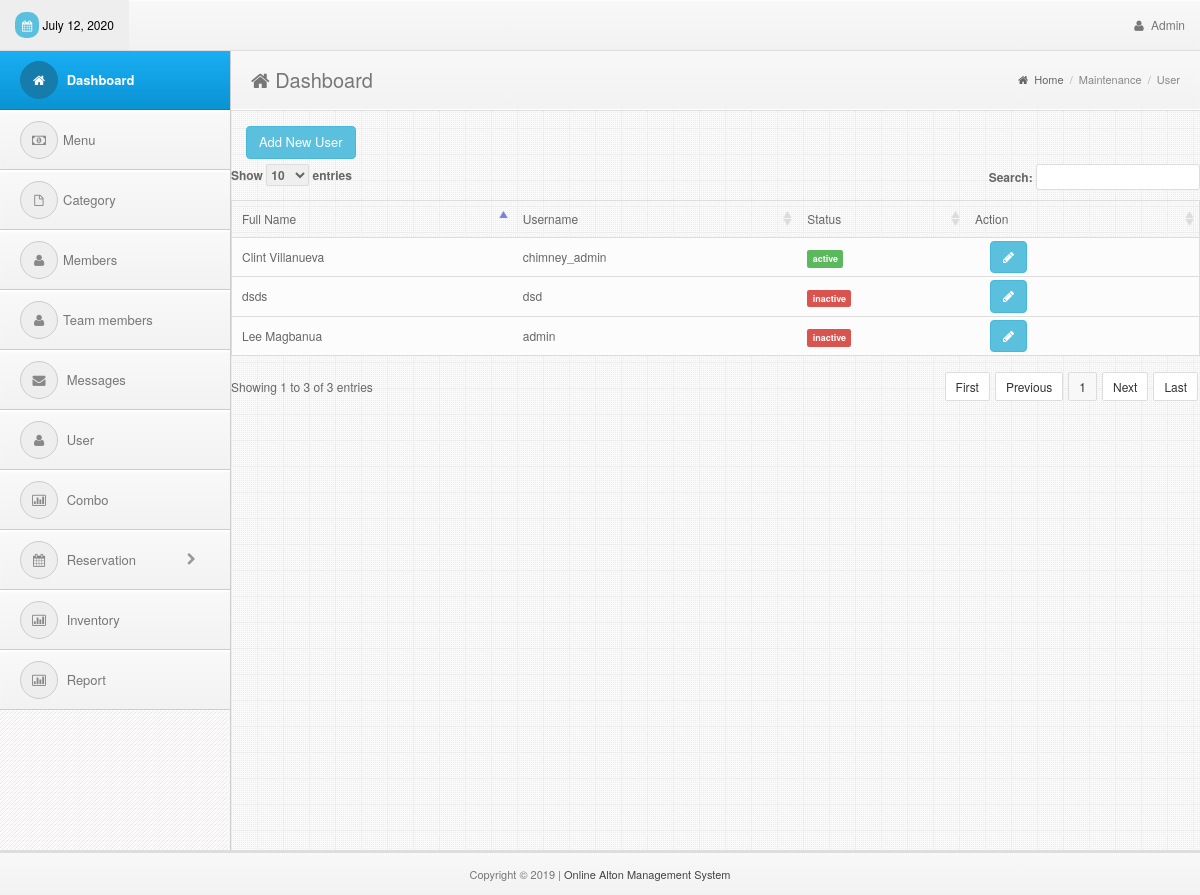
The page /admin/user.php (signed in) on the database its author committed.
### tables this page shows
CREATE TABLE `user` (
  `user_id` int(11) NOT NULL AUTO_INCREMENT,
  `full_name` varchar(50) NOT NULL,
  `username` varchar(15) NOT NULL,
  `password` varchar(15) NOT NULL,
  `status` varchar(10) NOT NULL,
  PRIMARY KEY (`user_id`)
);

### admin/user.php (the view, shortened to what this page needs)
<!DOCTYPE html>
<html lang="en">
<head>
  <?php include('../includes/links.php');?>
</head>
<body>
<div class="navbar navbar-fixed-top bs-docs-nav" role="banner">
    <div class="conjtainer">
      <?php include('../includes/topbar.php');?>
    </div>
  </div>
<div class="content" style="margin-top:10px">
    <?php include('../includes/sidebar.php');?>
    <div class="mainbar">
      <div class="page-head">
        <h2 class="pull-left"><i class="fa fa-home"></i> Dashboard</h2>
        <div class="bread-crumb pull-right">
          <a href="index.html"><i class="fa fa-home"></i> Home</a>
          <span class="divider">/</span>
          <a href="#" class="bread-current">Maintenance</a>
          <span class="divider">/</span>
          <a href="#" class="bread-current">User</a>
        </div>
        <div class="clearfix"></div>
      </div>
      <div class="matter">
        <div class="container">
          <div class="row">
            <div class="col-md-12">
                    <a href="#addModal" class="btn btn-info" data-toggle="modal">Add New User</a>
                  </div>
                  </div>
                </div>
                <div class="widget-content">
                  <div class="padd">
              <div class="page-tables">
                <div class="table-responsive">
                  <table cellpadding="0" cellspacing="0" border="0" id="data-table" width="100%">
                    <thead>
                      <tr>
                        <th>Full Name</th>
                        <th>Username</th>
                        <th>Status</th>
                        <th>Action</th>
                      </tr>
                    </thead>
                    <tbody>
<?php
include('../includes/dbcon.php');
    $query=mysqli_query($con,"select * from user order by full_name")or die(mysqli_error());
      while ($row=mysqli_fetch_array($query)){
        $id=$row['user_id'];
        $name=$row['full_name'];
        $username=$row['username'];
        $status=$row['status'];
        if ($status=="active") $flag="success";else $flag="danger";
?>
                      <tr>
                        <td><?php echo $name;?></td>
                        <td><?php echo $username;?></td>
                        <td><span class="label label-<?php echo $flag;?>"><?php echo $status;?></span></td>
                        <td>
                            <div class="col-md-2">
                              <a href="#myModal" class="btn btn-info" data-target="#update<?php echo $id;?>" data-toggle="modal">
                                <i class="fa fa-pencil"></i>
                              </a>
                            </div>
                        </td>
                      </tr>
<?php }?>
                    </tbody>
                  </table>
                  <div class="clearfix"></div>
                </div>
                </div>
              </div>
                  </div>
                </div>
              </div>
            </div>
<?php include('../includes/footer.php');?>
</body>
</html>

### admin/css/style.css (style rules this page uses)
body { font-size: 12px; line-height: 22px; color: #666; border-top: 3px solid #eee; background:#343434 url("../img/back.png") repeat; padding-top: 37px; -webkit-font-smoothing: antialiased; }
h1,h2,h3,h4,h5,h6 { padding: 2px 0px; margin: 2px 0px; color: #777; }
h2 { font-size: 25px; line-height: 35px; }
a { color: #026b9c; }
.navbar * { font-weight: normal !important; text-shadow:none !important; }
.navbar { background-color: #f8f8f8; background: -webkit-gradient(linear, left top, left bottom, from(#f8f8f8), to(#f2f2f2)); background: -webkit-linear-gradient(top, #f8f8f8, #f2f2f2); background: -moz-linear-gradient(top, #f8f8f8, #f2f2f2); background: -ms-linear-gradient(top, #f8f8f8, #f2f2f2); background: -o-linear-gradient(top, #f8f8f8, #f2f2f2); background: linear-gradient(top, #f8f8f8, #f2f2f2); border-bottom: 1px solid #ddd; box-shadow: inset 0px 1px 1px #fff; }
.mainbar { position: relative; margin-left: 230px; margin-right: 0px; width: auto; background:#eee url("../img/main-back.png") repeat; border-left: 1px solid #ccc; z-index: 50; min-height: 800px; }
.mainbar .container { max-width:100% !important; width: 100% !important; }
.page-tables #data-table { margin-bottom: 20px; }
.page-tables #data-table { border:1px solid #ddd; }
.page-tables table#data-table thead th { padding:7px 10px; font-weight:normal; border-bottom:0px; }
.page-tables table#data-table td { background:#fcfcfc; border-top:1px solid #ddd; }
.mainbar .page-head { background-color: #f8f8f8; background: -webkit-gradient(linear, left top, left bottom, from(#f8f8f8), to(#f2f2f2)); background: -webkit-linear-gradient(top, #f8f8f8, #f2f2f2); background: -moz-linear-gradient(top, #f8f8f8, #f2f2f2); background: -ms-linear-gradient(top, #f8f8f8, #f2f2f2); background: -o-linear-gradient(top, #f8f8f8, #f2f2f2); background: linear-gradient(top, #f8f8f8, #f2f2f2); padding: 8px 20px; border-bottom: 1px solid #fff; box-shadow: inset 0px 1px 1px #fff; }
.mainbar .page-head h2 { font-weight: normal; font-size: 20px; }
.mainbar .bread-crumb { font-size: 11px; margin-top: 10px; color: #aaa; }
.mainbar .bread-crumb i { margin-right: 3px; }
.mainbar .bread-crumb .divider { margin: 0px 3px; }
.mainbar .bread-crumb a { color: #666; }
.mainbar .bread-crumb a.bread-current { color: #888; }
.mainbar .matter { border-top: 1px solid #ddd; padding: 15px 0px; }

### rows shown on the page
user: full_name "Clint Villanueva", username "chimney_admin", status "active"
user: full_name "dsds", username "dsd", status "inactive"
user: full_name "Lee Magbanua", username "admin", status "inactive"
